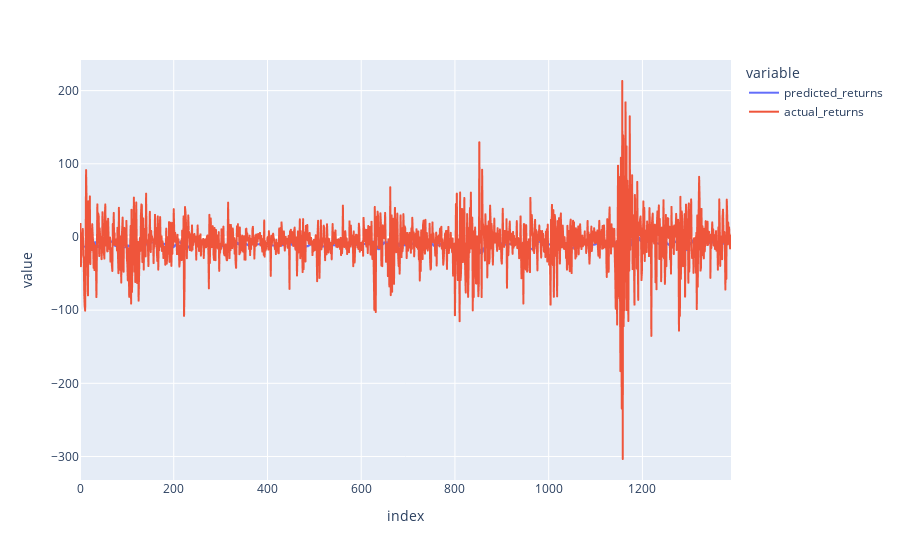

Here is the notebook cell this chart was saved with:
### Code cell
px.line(output, y=["predicted_returns", "actual_returns"])

### Figure 1 — Plotly figure (JSON) as saved in the notebook; plotly's stock layout.template omitted (floating-point values rounded to 4 significant figures; data arrays with more than 128 entries replaced by an {"elided": "..."} marker saying what was removed)
{"data": [{"hovertemplate": "variable=predicted_returns<br>index=%{x}<br>value=%{y}<extra></extra>", "legendgroup": "predicted_returns", "line": {"color": "#636efa", "dash": "solid"}, "mode": "lines", "name": "predicted_returns", "showlegend": true, "type": "scattergl", "x": {"elided": "1390 int values"}, "xaxis": "x", "y": {"elided": "1390 float values"}, "yaxis": "y"}, {"hovertemplate": "variable=actual_returns<br>index=%{x}<br>value=%{y}<extra></extra>", "legendgroup": "actual_returns", "line": {"color": "#EF553B", "dash": "solid"}, "mode": "lines", "name": "actual_returns", "showlegend": true, "type": "scattergl", "x": {"elided": "1390 int values"}, "xaxis": "x", "y": {"elided": "1390 float values"}, "yaxis": "y"}], "layout": {"legend": {"title": {"text": "variable"}, "tracegroupgap": 0}, "margin": {"t": 60}, "xaxis": {"anchor": "y", "domain": [0, 1], "title": {"text": "index"}}, "yaxis": {"anchor": "x", "domain": [0, 1], "title": {"text": "value"}}}}
